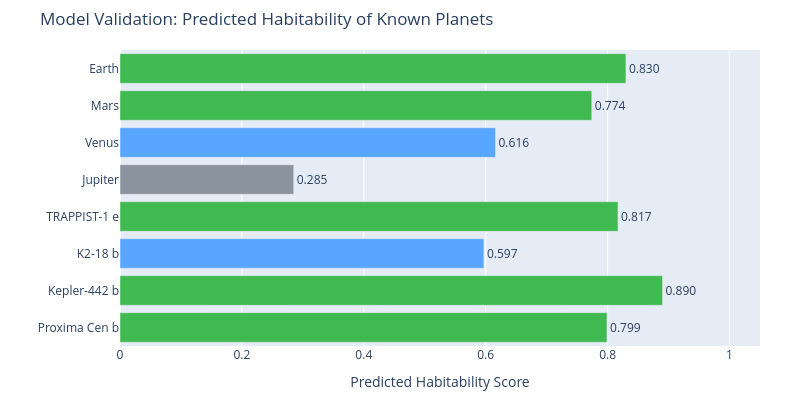

The code cell stored with this chart in its notebook:
### Markdown cell above
## 7. Validation

Model validation is performed at two levels:
1. **Solar System benchmarks** — planets with known properties (Earth, Mars, Venus, Jupiter) serve as sanity checks.
2. **PHL expert labels** — 70 planets tagged as potentially habitable by planetary scientists at PHL (UPR Arecibo) provide independent validation.

### 7.1 Solar System + Key Exoplanet Benchmarks

### Code cell
# 7.1 Validation on known planets
val = pd.read_csv('../assets/validation_results.csv')
val['Predicted Score'] = val['Predicted Score'].round(3)
val.columns = ['Planet', 'Predicted Score', 'Expected Range']

fig = go.Figure(go.Bar(
    x=val['Predicted Score'], y=val['Planet'],
    orientation='h',
    marker_color=['#3fb950' if s > 0.7 else '#58a6ff' if s > 0.4 else '#8b949e'
                  for s in val['Predicted Score']],
    text=val['Predicted Score'].apply(lambda x: f'{x:.3f}'),
    textposition='outside',
))
fig.update_layout(
    title='Model Validation: Predicted Habitability of Known Planets',
    xaxis=dict(title='Predicted Habitability Score', range=[0, 1.05]),
    yaxis=dict(autorange='reversed'),
    height=400, width=800,
    margin=dict(l=120, r=40, t=50, b=40),
)
fig.show()

print("Interpretation:")
print("  Kepler-442 b (0.890): K-type host star with excellent spectral/stellar suitability — top score")
print("  Earth (0.830): High score — optimal stellar properties (G-type star), circular orbit in HZ")
print("  TRAPPIST-1 e (0.817): Rocky HZ planet, but M-dwarf penalties reduce score vs previous model")
print("  Proxima Cen b (0.799): Nearest exoplanet in HZ, but M-dwarf host with flares reduces score")
print("  Mars (0.774): In the Sun's conservative HZ (Kopparapu 2013); thin atmosphere limits score")
print("  Venus (0.616): Similar size to Earth but inside inner HZ edge — moderate score")
print("  K2-18 b (0.597): Sub-Neptune around M-dwarf; spectral/stellar penalties appropriate")
print("  Jupiter (0.285): Gas giant, no surface — correctly lowest")
print()
print("Note: M-dwarf planets (TRAPPIST-1 e, Proxima Cen b, K2-18 b) now score lower than in the")
print("previous model version because spectral_suitability (IR-dominated spectrum hinders photosynthesis)")
print("and stellar_suitability (flare risk) are now included as features.")

### Figure 1 — Plotly figure (JSON) as saved in the notebook; plotly's stock layout.template omitted (floating-point values rounded to 4 significant figures)
{"data": [{"marker": {"color": ["#3fb950", "#3fb950", "#58a6ff", "#8b949e", "#3fb950", "#58a6ff", "#3fb950", "#3fb950"]}, "orientation": "h", "text": ["0.830", "0.774", "0.616", "0.285", "0.817", "0.597", "0.890", "0.799"], "textposition": "outside", "type": "bar", "x": [0.83, 0.774, 0.616, 0.285, 0.817, 0.597, 0.89, 0.799], "y": ["Earth", "Mars", "Venus", "Jupiter", "TRAPPIST-1 e", "K2-18 b", "Kepler-442 b", "Proxima Cen b"]}], "layout": {"height": 400, "margin": {"b": 40, "l": 120, "r": 40, "t": 50}, "title": {"text": "Model Validation: Predicted Habitability of Known Planets"}, "width": 800, "xaxis": {"range": [0, 1.05], "title": {"text": "Predicted Habitability Score"}}, "yaxis": {"autorange": "reversed"}}}
